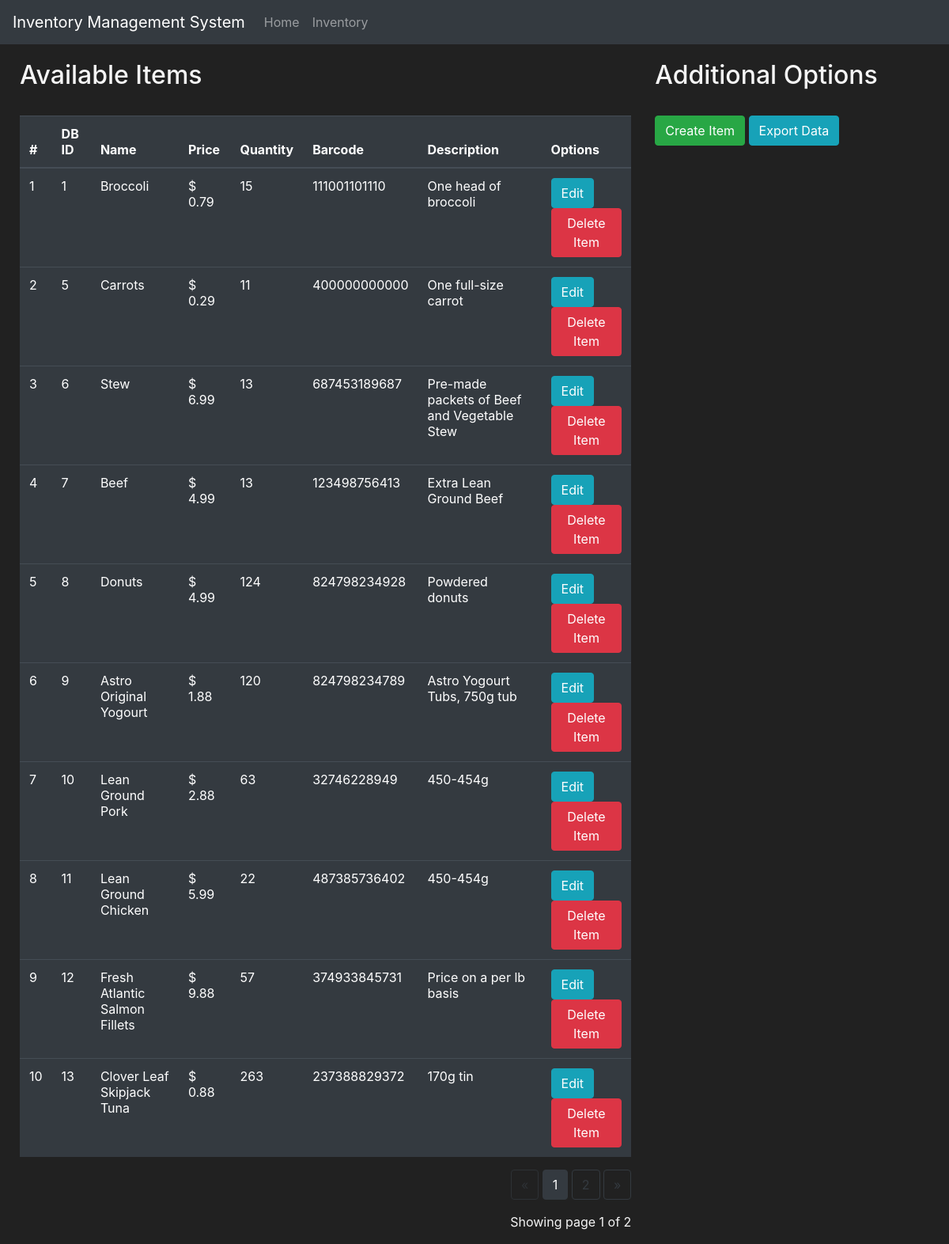
Page /inventory on the committed database.
### inventory/models.py (models this page shows)
class Item(db.Model):
    id = db.Column(db.Integer(), primary_key = True)
    name = db.Column(db.String(length = 30), nullable = False, unique = True)
    price = db.Column(db.Float(), nullable = False)
    quantity = db.Column(db.Integer(), nullable = False)
    barcode = db.Column(db.String(length = 12), nullable = False, unique = True)
    description = db.Column(db.String(length = 1024), nullable = False)

### inventory/routes.py (the view, shortened to what this page needs)
@app.route('/inventory', methods=['GET', 'POST'])
def inventory_page():
    deleting_form = DeleteItemForm()
    creating_form = CreateItemForm()
    editing_form = EditItemForm()
    items_displayed_per_page = 10
    if request.method == "GET":
        page = request.args.get('page', 1, type = int)
        items = Item.query.paginate(page = page, per_page = items_displayed_per_page)
        return render_template('inventory.html', items=items, deleting_form = deleting_form, creating_form = creating_form, editing_form = editing_form)

### inventory/templates/inventory.html (shortened to what this page needs)
{% extends 'base.html' %}
{% block content %}
    <div class = "row" style="margin-top:20px; margin-left:10px">
        <div class="col-8">
            <h2>Available Items</h2>
            <br>
            <table class="table table-hover table-dark">
                <thead>
                    <tr>
                        <th scope="col">#</th>
                        <th scope="col">DB ID</th>
                        <th scope="col">Name</th>
                        <th scope="col">Price</th>
                        <th scope="col">Quantity</th>
                        <th scope="col">Barcode</th>
                        <th scope="col">Description</th>
                        <th scope="col">Options</th>
                    </tr>
                </thead>
                <tbody>
                    {% for item in items.items %}
                    <tr>
                        <td>{{ loop.index}}</td>
                        <td>{{ item.id }}</td>
                        <td>{{ item.name }}</td>
                        <td>$ {{'%0.2f'| format(item.price|float)}}</td>
                        <td>{{ item.quantity }}</td>
                        <td>{{ item.barcode }}</td>
                        <td>{{ item.description }}</td>
                        <td>
                            <button class="btn btn-outline btn-info" data-toggle="modal" data-target="#Modal-Edit-{{ item.id }}">Edit</button>
                            <button class="btn btn-outline btn-danger" data-toggle="modal" data-target="#Modal-Delete-{{ item.id }}">Delete Item</button>
                        </td>
                    </tr>
                    {% endfor %}
                </tbody>
            </table>
            <div class="text-right">
                <a href="{{ url_for('inventory_page', page=items.prev_num) }}"
                class="btn btn-outline-dark
                {% if items.page == 1 %}disabled{% endif %}">
                </a>
                {% for page_num in items.iter_pages(left_edge=1, right_edge=1, left_current=1, right_current=2) %}
                    {% if page_num %}
                        {% if items.page == page_num %}
                            <a href="{{ url_for('inventory_page', page=page_num) }}"
                            class="btn btn-dark">
                                {{ page_num }}
                            </a>
                        {% else %}
                            <a href="{{ url_for('inventory_page', page=page_num) }}"
                            class="btn btn-outline-dark">
                                {{ page_num }}
                            </a>
                        {% endif %}
                    {% else %}
                        ...
                    {% endif %}
                {% endfor %}
                <a href="{{ url_for('inventory_page', page=items.next_num) }}" class="btn btn-outline-dark {% if items.page == items.pages %}disabled{% endif %}">
                    &raquo;
                </a>
            </div>
            <p class="text-right mt-3">
                Showing page {{ items.page }} of {{ items.pages }}
            </p>
        </div>
        <div class="col-4">
            <h2>Additional Options</h2>
            <br>
            <button class="btn btn-outline btn-success" data-toggle="modal" data-target="#Modal-CreateItem">Create Item</button>
            <a href="{{ url_for('export_page') }}" class="btn btn-outline btn-info">Export Data</a>
        </div>
    </div>
{% endblock %}

### inventory/templates/base.html (shortened to what this page needs)
<!doctype html>
<html lang="en">
<head>
    <link rel="stylesheet" href="https://cdn.jsdelivr.net/npm/bootstrap@4.5.3/dist/css/bootstrap.min.css"
>
</head>
<body>
    <nav class="navbar navbar-expand-md navbar-dark bg-dark">
        <a class="navbar-brand" href="#">Inventory Management System</a>
        <div class="collapse navbar-collapse" id="navbarNav">
            <ul class="navbar-nav mr-auto">
                <li class="nav-item">
                    <a class="nav-link" href="{{ url_for('home_page') }}">Home</a>
                </li>
                <li class="nav-item">
                    <a class="nav-link" href="{{ url_for('inventory_page') }}">Inventory</a>
                </li>
            </ul>
        </div>
    </nav>
    {% block content %}
    {% endblock %}
</body>
</html>

### inventory/templates/base.html (style rules this page uses)
body { background-color: #212121; color: whitesmoke }

### rows in the picture
Item: id "1", name "Broccoli", price "0.79", quantity "15", barcode "111001101110", description "One head of broccoli"
Item: id "5", name "Carrots", price "0.29", quantity "11", barcode "400000000000", description "One full-size carrot"
Item: id "6", name "Stew", price "6.99", quantity "13", barcode "687453189687", description "Pre-made packets of Beef and Vegetable Stew"
Item: id "7", name "Beef", price "4.99", quantity "13", barcode "123498756413", description "Extra Lean Ground Beef"
Item: id "8", name "Donuts", price "4.99", quantity "124", barcode "824798234928", description "Powdered donuts"
Item: id "9", name "Astro Original Yogourt", price "1.88", quantity "120", barcode "824798234789", description "Astro Yogourt Tubs, 750g tub"
Item: id "10", name "Lean Ground Pork", price "2.88", quantity "63", barcode "32746228949", description "450-454g"
Item: id "11", name "Lean Ground Chicken", price "5.99", quantity "22", barcode "487385736402", description "450-454g"
Item: id "12", name "Fresh Atlantic Salmon Fillets", price "9.88", quantity "57", barcode "374933845731", description "Price on a per lb basis"
Item: id "13", name "Clover Leaf Skipjack Tuna", price "0.88", quantity "263", barcode "237388829372", description "170g tin"

### other values in the picture
{{ page_num }} "1"
{{ page_num }} "2"
{{ items.page }} "1"
{{ items.pages }} "2"
